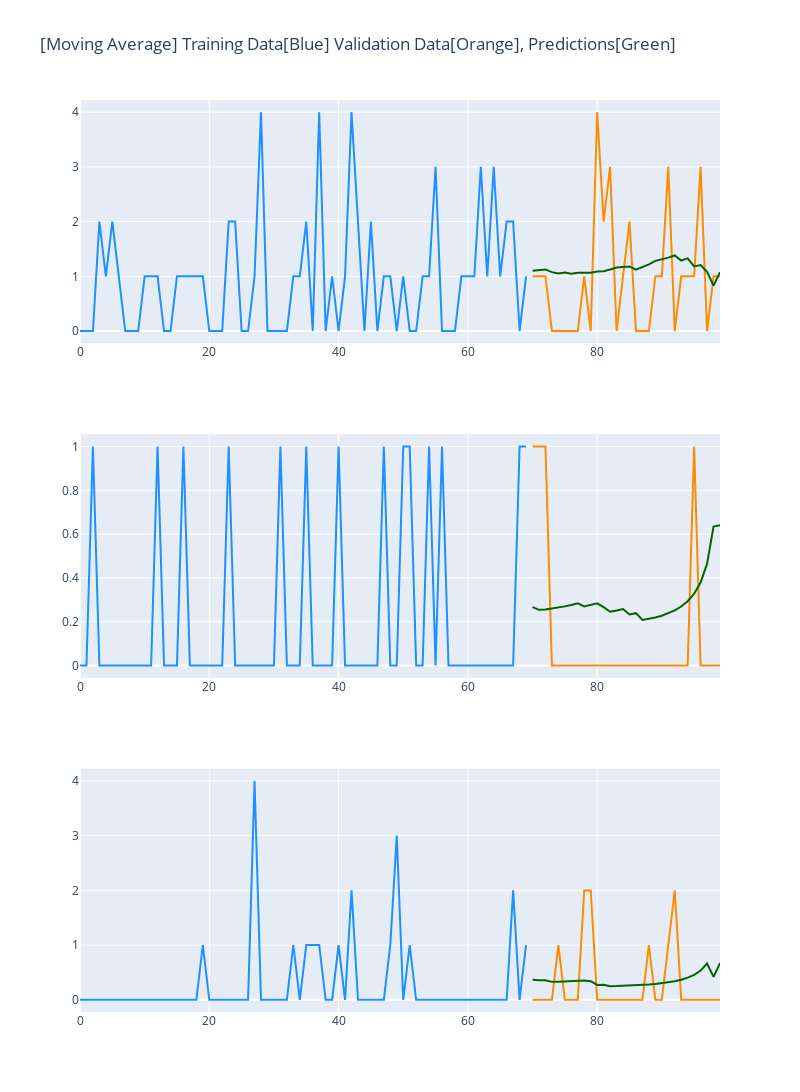

Notebook cell for this chart:
### Code cell
fig = make_subplots(rows=3, cols=1)

fig.add_trace(
    go.Scatter(x=np.arange(70), mode='lines', y=train_data.loc[0].values, marker=dict(color="dodgerblue"), showlegend=False,
               name="Training Data"),
    row=1, col=1
)

fig.add_trace(
    go.Scatter(x=np.arange(70, 100), y=validation_data.loc[0].values, mode='lines', marker=dict(color="darkorange"), showlegend=False,
               name="Validation Data"),
    row=1, col=1
)

fig.add_trace(
    go.Scatter(x=np.arange(70, 100), y=predictions[0], mode='lines', marker=dict(color="darkgreen"), showlegend=False,
               name="Prediction Data"),
    row=1, col=1
)


fig.add_trace(
    go.Scatter(x=np.arange(70), mode='lines', y=train_data.loc[1].values, marker=dict(color="dodgerblue"), showlegend=False,
               name="Training Data"),
    row=2, col=1
)

fig.add_trace(
    go.Scatter(x=np.arange(70, 100), y=validation_data.loc[1].values, mode='lines', marker=dict(color="darkorange"), showlegend=False,
               name="Validation Data"),
    row=2, col=1
)


fig.add_trace(
    go.Scatter(x=np.arange(70, 100), y=predictions[1], mode='lines', marker=dict(color="darkgreen"), showlegend=False,
               name="Prediction Data"),
    row=2, col=1
)

fig.add_trace(
    go.Scatter(x=np.arange(70), mode='lines', y=train_data.loc[100].values, marker=dict(color="dodgerblue"), showlegend=False,
               name="Training Data"),
    row=3, col=1
)

fig.add_trace(
    go.Scatter(x=np.arange(70, 100), y=validation_data.loc[100].values, mode='lines', marker=dict(color="darkorange"), showlegend=False,
               name="Validation Data"),
    row=3, col=1
)

fig.add_trace(
    go.Scatter(x=np.arange(70, 100), y=predictions[100], mode='lines', marker=dict(color="darkgreen"), showlegend=False,
               name="Prediction Data"),
    row=3, col=1
)
fig.update_layout(height=1200, width=800, title_text="[Moving Average] Training Data[Blue] Validation Data[Orange], Predictions[Green]")
fig.show()

### Figure 1 — Plotly figure (JSON) as saved in the notebook; plotly's stock layout.template omitted (floating-point values rounded to 4 significant figures)
{"data": [{"marker": {"color": "dodgerblue"}, "mode": "lines", "name": "Training Data", "showlegend": false, "type": "scatter", "x": [0, 1, 2, 3, 4, 5, 6, 7, 8, 9, 10, 11, 12, 13, 14, 15, 16, 17, 18, 19, 20, 21, 22, 23, 24, 25, 26, 27, 28, 29, 30, 31, 32, 33, 34, 35, 36, 37, 38, 39, 40, 41, 42, 43, 44, 45, 46, 47, 48, 49, 50, 51, 52, 53, 54, 55, 56, 57, 58, 59, 60, 61, 62, 63, 64, 65, 66, 67, 68, 69], "xaxis": "x", "y": [0, 0, 0, 2, 1, 2, 1, 0, 0, 0, 1, 1, 1, 0, 0, 1, 1, 1, 1, 1, 0, 0, 0, 2, 2, 0, 0, 1, 4, 0, 0, 0, 0, 1, 1, 2, 0, 4, 0, 1, 0, 1, 4, 2, 0, 2, 0, 1, 1, 0, 1, 0, 0, 1, 1, 3, 0, 0, 0, 1, 1, 1, 3, 1, 3, 1, 2, 2, 0, 1], "yaxis": "y"}, {"marker": {"color": "darkorange"}, "mode": "lines", "name": "Validation Data", "showlegend": false, "type": "scatter", "x": [70, 71, 72, 73, 74, 75, 76, 77, 78, 79, 80, 81, 82, 83, 84, 85, 86, 87, 88, 89, 90, 91, 92, 93, 94, 95, 96, 97, 98, 99], "xaxis": "x", "y": [1, 1, 1, 0, 0, 0, 0, 0, 1, 0, 4, 2, 3, 0, 1, 2, 0, 0, 0, 1, 1, 3, 0, 1, 1, 1, 3, 0, 1, 1], "yaxis": "y"}, {"marker": {"color": "darkgreen"}, "mode": "lines", "name": "Prediction Data", "showlegend": false, "type": "scatter", "x": [70, 71, 72, 73, 74, 75, 76, 77, 78, 79, 80, 81, 82, 83, 84, 85, 86, 87, 88, 89, 90, 91, 92, 93, 94, 95, 96, 97, 98, 99], "xaxis": "x", "y": [1.1, 1.119, 1.126, 1.076, 1.053, 1.067, 1.045, 1.064, 1.063, 1.063, 1.089, 1.092, 1.123, 1.159, 1.169, 1.18, 1.121, 1.166, 1.219, 1.282, 1.309, 1.342, 1.381, 1.288, 1.327, 1.181, 1.206, 1.082, 0.8302, 1.075], "yaxis": "y"}, {"marker": {"color": "dodgerblue"}, "mode": "lines", "name": "Training Data", "showlegend": false, "type": "scatter", "x": [0, 1, 2, 3, 4, 5, 6, 7, 8, 9, 10, 11, 12, 13, 14, 15, 16, 17, 18, 19, 20, 21, 22, 23, 24, 25, 26, 27, 28, 29, 30, 31, 32, 33, 34, 35, 36, 37, 38, 39, 40, 41, 42, 43, 44, 45, 46, 47, 48, 49, 50, 51, 52, 53, 54, 55, 56, 57, 58, 59, 60, 61, 62, 63, 64, 65, 66, 67, 68, 69], "xaxis": "x2", "y": [0, 0, 1, 0, 0, 0, 0, 0, 0, 0, 0, 0, 1, 0, 0, 0, 1, 0, 0, 0, 0, 0, 0, 1, 0, 0, 0, 0, 0, 0, 0, 1, 0, 0, 0, 1, 0, 0, 0, 0, 1, 0, 0, 0, 0, 0, 0, 1, 0, 0, 1, 1, 0, 0, 1, 0, 1, 0, 0, 0, 0, 0, 0, 0, 0, 0, 0, 0, 1, 1], "yaxis": "y2"}, {"marker": {"color": "darkorange"}, "mode": "lines", "name": "Validation Data", "showlegend": false, "type": "scatter", "x": [70, 71, 72, 73, 74, 75, 76, 77, 78, 79, 80, 81, 82, 83, 84, 85, 86, 87, 88, 89, 90, 91, 92, 93, 94, 95, 96, 97, 98, 99], "xaxis": "x2", "y": [1, 1, 1, 0, 0, 0, 0, 0, 0, 0, 0, 0, 0, 0, 0, 0, 0, 0, 0, 0, 0, 0, 0, 0, 0, 1, 0, 0, 0, 0], "yaxis": "y2"}, {"marker": {"color": "darkgreen"}, "mode": "lines", "name": "Prediction Data", "showlegend": false, "type": "scatter", "x": [70, 71, 72, 73, 74, 75, 76, 77, 78, 79, 80, 81, 82, 83, 84, 85, 86, 87, 88, 89, 90, 91, 92, 93, 94, 95, 96, 97, 98, 99], "xaxis": "x2", "y": [0.2667, 0.254, 0.2552, 0.2589, 0.264, 0.2699, 0.2766, 0.284, 0.2694, 0.2761, 0.2837, 0.2661, 0.2455, 0.2511, 0.2579, 0.2326, 0.2388, 0.2078, 0.2127, 0.2191, 0.2273, 0.2377, 0.2512, 0.2691, 0.2932, 0.3274, 0.3788, 0.4643, 0.6346, 0.6409], "yaxis": "y2"}, {"marker": {"color": "dodgerblue"}, "mode": "lines", "name": "Training Data", "showlegend": false, "type": "scatter", "x": [0, 1, 2, 3, 4, 5, 6, 7, 8, 9, 10, 11, 12, 13, 14, 15, 16, 17, 18, 19, 20, 21, 22, 23, 24, 25, 26, 27, 28, 29, 30, 31, 32, 33, 34, 35, 36, 37, 38, 39, 40, 41, 42, 43, 44, 45, 46, 47, 48, 49, 50, 51, 52, 53, 54, 55, 56, 57, 58, 59, 60, 61, 62, 63, 64, 65, 66, 67, 68, 69], "xaxis": "x3", "y": [0, 0, 0, 0, 0, 0, 0, 0, 0, 0, 0, 0, 0, 0, 0, 0, 0, 0, 0, 1, 0, 0, 0, 0, 0, 0, 0, 4, 0, 0, 0, 0, 0, 1, 0, 1, 1, 1, 0, 0, 1, 0, 2, 0, 0, 0, 0, 0, 1, 3, 0, 1, 0, 0, 0, 0, 0, 0, 0, 0, 0, 0, 0, 0, 0, 0, 0, 2, 0, 1], "yaxis": "y3"}, {"marker": {"color": "darkorange"}, "mode": "lines", "name": "Validation Data", "showlegend": false, "type": "scatter", "x": [70, 71, 72, 73, 74, 75, 76, 77, 78, 79, 80, 81, 82, 83, 84, 85, 86, 87, 88, 89, 90, 91, 92, 93, 94, 95, 96, 97, 98, 99], "xaxis": "x3", "y": [0, 0, 0, 0, 1, 0, 0, 0, 2, 2, 0, 0, 0, 0, 0, 0, 0, 0, 1, 0, 0, 1, 2, 0, 0, 0, 0, 0, 0, 0], "yaxis": "y3"}, {"marker": {"color": "darkgreen"}, "mode": "lines", "name": "Prediction Data", "showlegend": false, "type": "scatter", "x": [70, 71, 72, 73, 74, 75, 76, 77, 78, 79, 80, 81, 82, 83, 84, 85, 86, 87, 88, 89, 90, 91, 92, 93, 94, 95, 96, 97, 98, 99], "xaxis": "x3", "y": [0.3667, 0.3557, 0.3592, 0.3284, 0.3301, 0.334, 0.3395, 0.3463, 0.3543, 0.3397, 0.2727, 0.2747, 0.2501, 0.2517, 0.2546, 0.2586, 0.2639, 0.2707, 0.2792, 0.2898, 0.303, 0.3196, 0.3407, 0.3683, 0.4052, 0.4571, 0.5349, 0.6639, 0.4199, 0.6712], "yaxis": "y3"}], "layout": {"height": 1200, "title": {"text": "[Moving Average] Training Data[Blue] Validation Data[Orange], Predictions[Green]"}, "width": 800, "xaxis": {"anchor": "y", "domain": [0.0, 1.0]}, "xaxis2": {"anchor": "y2", "domain": [0.0, 1.0]}, "xaxis3": {"anchor": "y3", "domain": [0.0, 1.0]}, "yaxis": {"anchor": "x", "domain": [0.7333, 1.0]}, "yaxis2": {"anchor": "x2", "domain": [0.3667, 0.6333]}, "yaxis3": {"anchor": "x3", "domain": [0.0, 0.2667]}}}
